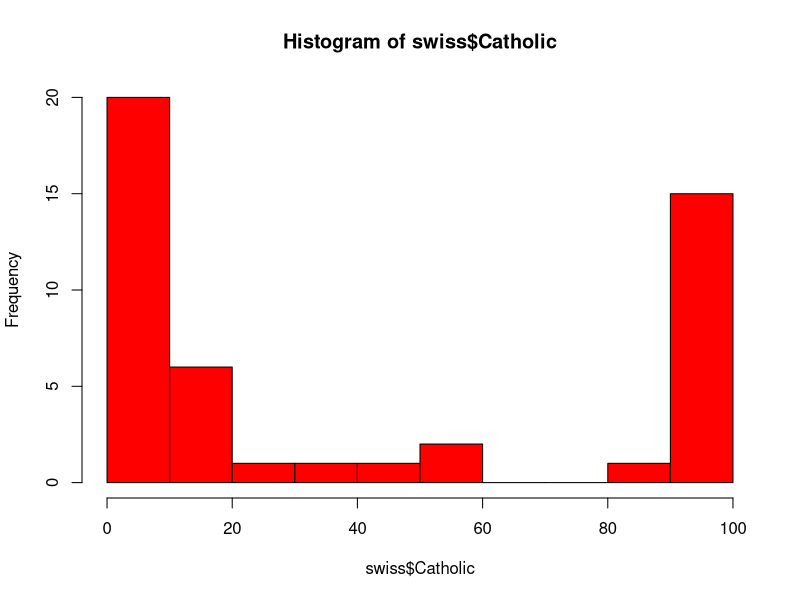

Write the R code that produced this figure. (Note: this script raises an error after producing the figure.)
#
# multiple linear regression
#




# numeric predictors

fit <- lm(Fertility ~ Examination + Catholic, data = swiss)
summary(fit)


fit2 <- lm(Fertility ~ Examination*Catholic, data = swiss)
summary(fit2)


confint(fit2)


# categorical predictors

hist(swiss$Catholic, col = 'red')

swiss$religious <- ifelse(swiss$Catholic > 60, 'Lots', 'Few')
swiss$religious <- as.factor(swiss$religious)

fit3 <- lm(Fertility ~ Examination + religious, data = swiss)
summary(fit3)

fit4 <- lm(Fertility ~ religious*Examination, data = swiss)
summary(fit4)

# plots

ggplot(swiss, aes(x = Examination, y = Fertility)) + 
  geom_point() 

ggplot(swiss, aes(x = Examination, y = Fertility)) + 
  geom_point() + 
  geom_smooth()

ggplot(swiss, aes(x = Examination, y = Fertility)) + 
  geom_point() + 
  geom_smooth(method = 'lm')

ggplot(swiss, aes(x = Examination, y = Fertility, col = religious)) + 
  geom_point() 

ggplot(swiss, aes(x = Examination, y = Fertility, col = religious)) + 
  geom_point()  + 
  geom_smooth()

ggplot(swiss, aes(x = Examination, y = Fertility, col = religious)) + 
  geom_point()  + 
  geom_smooth(method = 'lm')


#

fit5 <- lm(Fertility ~ religious*Infant.Mortality*Examination, data = swiss)
summary(fit5)


# model comparison

rm(swiss)
swiss <- data.frame(swiss)

fit_full <- lm(Fertility ~ ., data = swiss)
summary(fit_full)

fit_reduced1 <- lm(Fertility ~ Infant.Mortality + Examination + Catholic + Education, data = swiss)
summary(fit_reduced1)

anova(fit_full, fit_reduced1)

fit_reduced2 <- lm(Fertility ~ Infant.Mortality + Education + Catholic + Agriculture, data = swiss)
summary(fit_reduced2)

anova(fit_full, fit_reduced2)


# model selection

optimal_fit <-  step(fit_full, direction = 'backward')
summary(optimal_fit)

model_full <- lm(rating ~ ., data = attitude) 

model_null <- lm(rating ~ 1, data = attitude)

scope = list(lower = model_null, upper = model_full)


